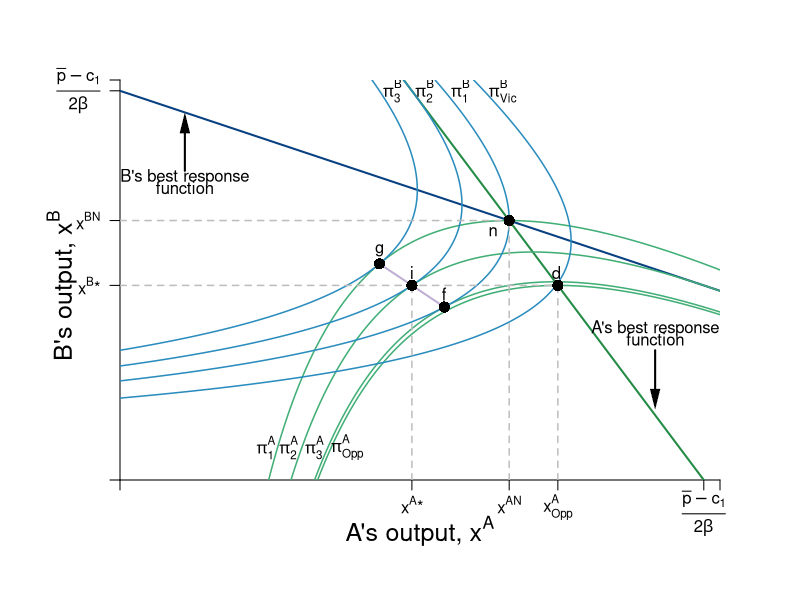

The R script that drew this image:
require(shape)
pdf(file = "competitionmarkets/cournot_brfs_profits/cournot_brfs_profits_3.pdf", width = 9, height = 7)

#Set parameters for graphics
axislabelsize <- 1.5
graphlinewidth <- 2
segmentlinewidth <- 1.5

COL <- c("#7fc97f", "#beaed4", "#fdc086", "#ffff99", "#386cb0", "#f0027f", "#bf5b17", "#666666")
COLA <- c("#99d8c9","#66c2a4","#41ae76", "#238b45", "#005824")
COLB <- c("#4eb3d3", "#2b8cbe", "#0868ac","#084081")

par(mar =  c(6, 6, 4, 4))

piA <- function(xa, xb, s = 0.5, pmax = 20, c1 = 2) {
  (pmax - s*xb)*xa - s*(xa)^2 - c1*xa
}

piB <- function(xa, xb, s = 0.5, pmax = 20, c1 = 2) {
  (pmax - s*xa)*xb - s*(xb)^2 - c1*xb
}

brfB <- function(xa, s = 0.5, pmax = 20, c1 = 2) {
  (pmax - c1)/(2*s) - (1/2)*xa
}

brfA <- function(xa, s = 0.5, pmax = 20, c1 = 2) {
  (pmax - c1)/s - 2*xa
}

isoA <- function(xa, s = 0.5, pmax = 20, c1 = 2, piA = 72){
  -(c1*xa - pmax*xa + s*xa^2 + piA)/(s*xa)
}

isoB1 <- function(xa, s = 0.5, pmax = 20, c1 = 2, piB = 72){
  (-sqrt((c1 - pmax + s*xa)^2 - 4*piB*s) - c1 + pmax -s*xa)/(2*s)
}

isoB2 <- function(xa, s = 0.5, pmax = 20, c1 = 2, piB = 72){
  (sqrt((c1 - pmax + s*xa)^2 - 4*piB*s) - c1 + pmax -s*xa)/(2*s)
}


#Input into Wolfram Alpha: solve for x y = 1/b - (0.5*x)/(a*b) - u/(a*b*x)

#solve for y 72 = (p - s*y)*x - s*(x)^2 - c1*x 
#solve for y 72 = (p - s*x)*y - s*(y)^2 - c1*y

xlims <- c(0, 18.5)
ylims <- c(0, 18.5)

npts <- 501 
x <- seq(xlims[1], xlims[2], length.out = npts)
y <- seq(ylims[1], ylims[2], length.out = npts) 
a <- c(72, 81, 90, 91.125)
b <- c(61, 72, 81, 90)

plot(0, 0, xlim = xlims, ylim = ylims, type = "n",
     xlab = expression(paste("")),
     ylab = expression(paste("")), 
     xaxt = "n", 
     yaxt = "n", 
     cex.lab = axislabelsize, 
     bty = "n",
     xaxs="i", 
     yaxs="i")

ticksy <- c(0, 9, 12, 18, ylims[2])
ylabels <- c(NA, expression(paste(x^{B},"*")), expression(paste(x^{BN})), expression(paste( frac(bar(p) - c[1],2*beta) )),  NA)
ticksx <- c(0, 9, 12, 13.5, 18, xlims[2])
xlabels <- c(NA, expression(paste(x^{A},"*")), expression(paste(x^{AN})), expression(paste(x[Opp]^{A})), expression(paste(frac(bar(p) - c[1],2*beta))), NA)

axis(1, at = ticksx, pos = 0, labels = FALSE)
text(x = c(0, 9, 12, 13.5, 18, 36, xlims[2]), par("usr")[3] - 0.4, labels = xlabels, srt = 0, pos = 1, xpd = TRUE)
axis(2, at = ticksy, pos = 0, labels = ylabels, las = 1)

npts <- 500 
xx1 <- seq(xlims[1], xlims[2], length.out = npts)

#Pareto-improving lens
xpoly1 <- seq(from = 5.95, to = 12, length.out = 500)
ypoly1 <- isoA(xpoly1)
ypoly2 <- isoB1(xpoly1)
# polygon(x = c(xpoly1, rev(xpoly1)), y = c(ypoly1, rev(ypoly2)), col=COL[4], density=NULL, border = NA)
# 

lines(xx1, brfA(xx1, s = 0.5, pmax = 20, c1 = 2), col = COLA[4], lwd = graphlinewidth)
lines(xx1, brfB(xx1, s = 0.5, pmax = 20, c1 = 2), col = COLB[4], lwd = graphlinewidth)

contour(y, x,
        outer(x, y, piA),
        drawlabels = FALSE,
        col = COLA[3],
        lwd = segmentlinewidth,
        levels = a,
        xaxs="i",
        yaxs="i",
        add = TRUE)

mtext(expression(paste("A's output, ", x^A)), side=1, line = 2.5, cex = axislabelsize)
text(-1.8, 9, expression(paste("B's output, ", x^B)), xpd = TRUE, cex = axislabelsize, srt = 90) 

contour(x, y,
        outer(x, y, piB),
        drawlabels = FALSE,
        col = COLB[2],
        lwd = segmentlinewidth,
        levels = b,
        add = TRUE
)

#Label the iso-welfare functions for the HG, Aisha
text(4.5, 1.5, expression(pi[1]^A))
text(5.2, 1.5, expression(pi[2]^A))
text(6, 1.5, expression(pi[3]^A))
text(7, 1.5, expression(pi[Opp]^A))

#Label the indifference curves for the HG, Betty
text(11.8, 18, expression(pi[Vic]^B))
text(10.5, 18, expression(pi[1]^B))
text(9.4, 18, expression(pi[2]^B))
text(8.4, 18, expression(pi[3]^B))


#Label Nash Equilibrium 
segments(0, 12, 12, 12, lty = 2, col = "gray" , lwd = segmentlinewidth)
segments(12, 0, 12, 12, lty = 2, col = "gray" , lwd = segmentlinewidth)
points(12, 12, pch = 16, col = "black", cex = 1.5)
text(11.5, 11.5, expression(paste("n")))

#Checking points
segments(8, 10, 10, 8, lty = 1, col = COL[2] , lwd = graphlinewidth)


text(9, 9.6, expression(paste("i")))
segments(0, 9, 13.5, 9, lty = 2, col = "gray" , lwd = segmentlinewidth)
segments(9, 0, 9, 9, lty = 2, col = "gray" , lwd = segmentlinewidth)
segments(13.5, 0, 13.5, 9, lty = 2, col = "gray" , lwd = segmentlinewidth)
points(9, 9, pch = 16, col = "black", cex = 1.5)
points(13.5, 9, pch = 16, col = "black", cex = 1.5)
text(13.45, 9.6, expression(paste("d")))


points(10, 8, pch = 16, col = "black", cex = 1.5)
text(10, 8.6, expression(paste("f")))
points(8, 10, pch = 16, col = "black", cex = 1.5)
text(8, 10.6, expression(paste("g")))

#A's brf
text(2, 14, expression(paste("B's best response")))
text(2, 13.5, expression(paste("function")))
Arrows(2, 14.3, 2, 16.5, col = "black", lty = 1, lwd = 2, arr.type = "triangle", arr.lwd = 0.5)

#B's brf
text(16.5, 7, expression(paste("A's best response")))
text(16.5, 6.5, expression(paste("function")))
Arrows(16.5, 6, 16.5, 3.75, col = "black", lty = 1, lwd = 2, arr.type = "triangle", arr.lwd = 0.5)


dev.off()
